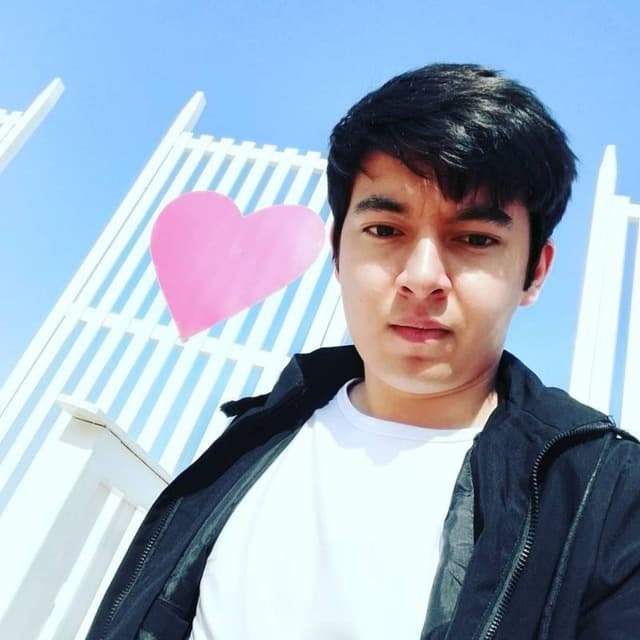
#> input picture OpenCV_Full/Photos/self.jpg, 640 x 640 px
$ python 07_Contours.py
#> lines starting #> are read from the running program, lines starting #| are printed output that depends on the picture; after the words box and inside, x2 and y2 are one past the last pixel; in counts of white or black regions, pixels touching at a corner belong together
import cv2
import numpy as np

img = cv2.imread('Photos/self.jpg')
#> img is the input picture: shape (640, 640, 3); mean B, G, R 190.6, 172.1, 156.7
cv2.imshow('img', img)

blank = np.zeros(img.shape, dtype='uint8')

gray = cv2.cvtColor(img, cv2.COLOR_RGB2GRAY)
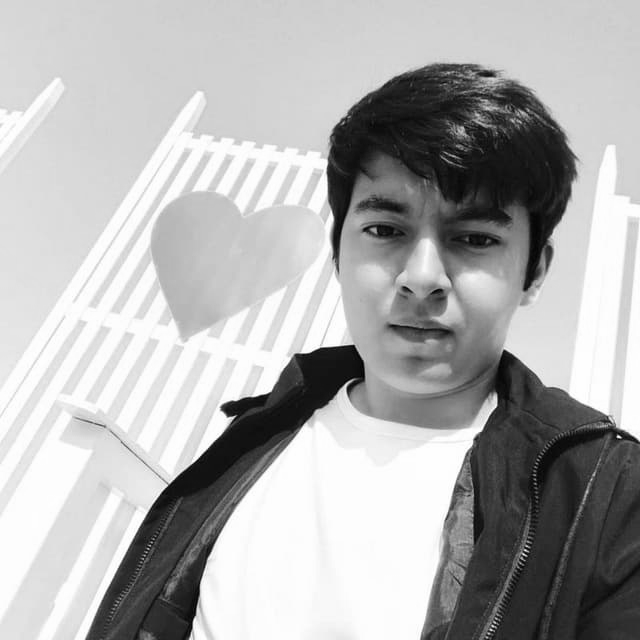
#> gray: shape (640, 640); min 0, max 255, mean 175.9
cv2.imshow('gray', gray)

# convert to blur
blur = cv2.GaussianBlur(gray, (3,3), cv2.BORDER_DEFAULT)
cv2.imshow("blur", blur)


# Edge cascade
edge = cv2.Canny(blur, 125, 175)
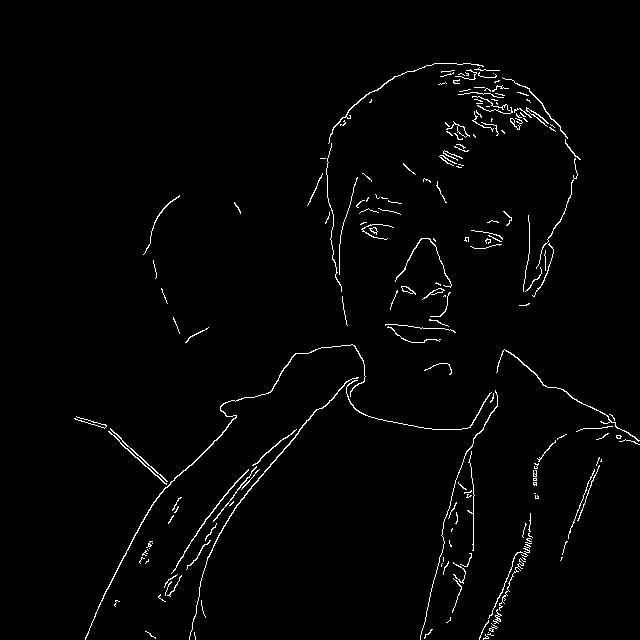
#> edge: shape (640, 640); 1.8% white in thin lines or dots, all inside (x1, y1, x2, y2) = (74, 63, 640, 640)
cv2.imshow("Edge", edge)


#Threshold
ret, thresh = cv2.threshold(gray, 125, 175, cv2.THRESH_BINARY)
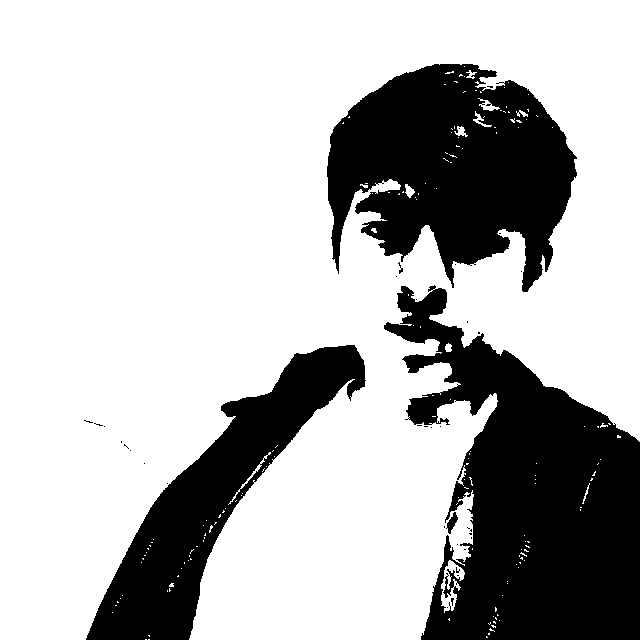
#> thresh: shape (640, 640); values 0 (black) and 175 (white), 72.5% white; 37 black regions (32 under 20 px)
cv2.imshow('thresh', thresh)


contours, hierarchies = cv2.findContours(edge, cv2.RETR_LIST, cv2.CHAIN_APPROX_NONE)
#> contours = 206 contours, 180 with area under 20; largest, box (x1, y1, x2, y2) and area: (85, 344, 366, 640) 194, (189, 377, 359, 640) 134, (496, 349, 640, 442) 79, (446, 121, 470, 138) 72, (171, 469, 249, 574) 70
print(len(contours))
#| 206

cv2.drawContours(blank, contours, -1, (0,255,0), thickness=1)
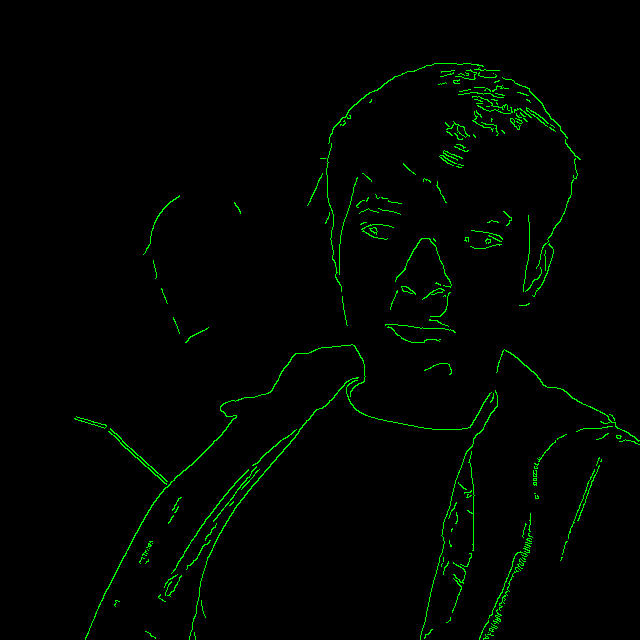
#> blank: shape (640, 640, 3); mean of channels 0, 1, 2 0, 4.6, 0; drawn as B, G, R
cv2.imshow("contours", blank)

cv2.waitKey(0)
